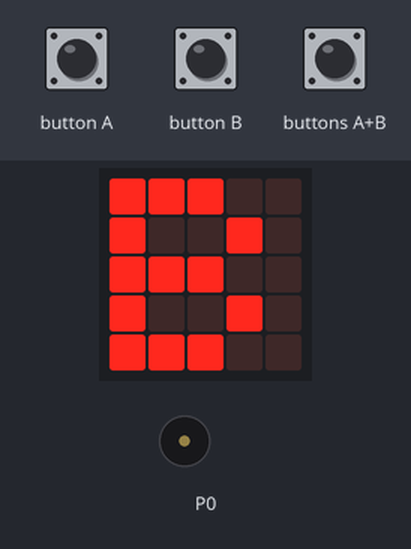
The program below on a simulated BBC micro:bit (MakeCode). On the bench: the board's 5×5 LED display, buzzer (waves = sounding). The inputs (shaded band) are chosen by the test bench.

Above: at 1.9 s.
2.0 s: button B pressed for 0.15 s
At 3.6 s:
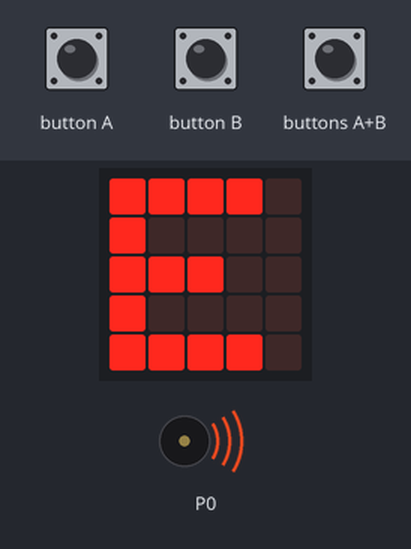
4.4 s: buttons A+B pressed for 0.15 s
At 5.5 s:
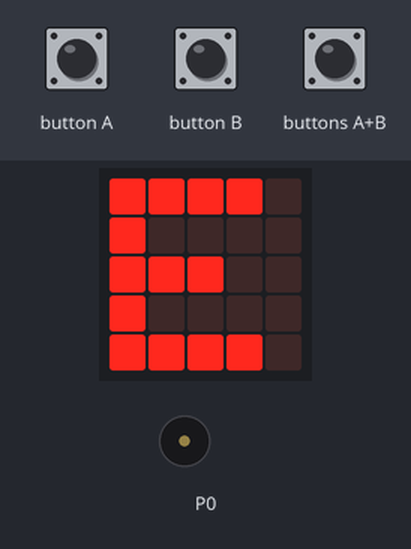
6.0 s: button A pressed for 0.15 s
At 6.7 s:
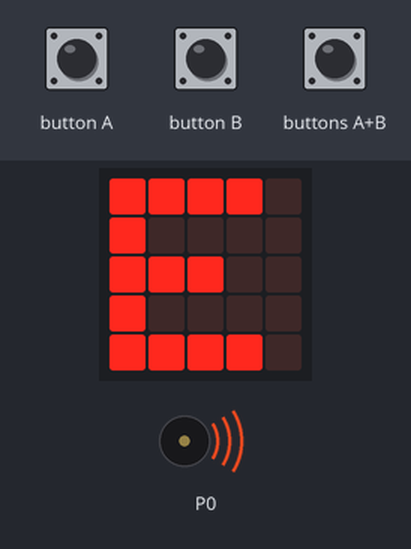
7.6 s: button B pressed 5 times (0.12 s each, 0.3 s apart)
At 9.0 s:
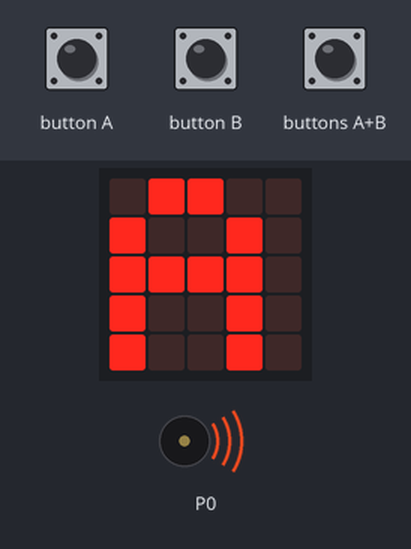
Timing chart, 0 to 13.0 s (numbered marks = the images above; inputs shaded):
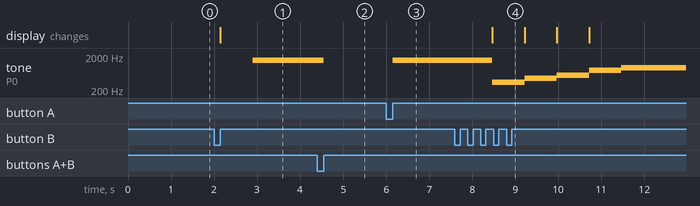

Measured:
- after the input at 2.0 s, tone on P0: silent → 1516 Hz after 0.90 s; the display: changes after 0.15 s (image 1)
- after the input at 4.4 s, tone on P0: 1516 Hz → silent after 0.15 s
- after the input at 6.0 s, tone on P0: silent → 1516 Hz after 0.15 s
- after the input at 7.6 s, tone on P0: plays 335 Hz for 0.75 s, 440 Hz for 0.75 s, 547 Hz for 0.75 s, 761 Hz for 0.75 s, 906 Hz for 1.6 s, starting after 0.87 s; the display: changes after 0.87 s (image 4)

The program:

main.ts
```typescript
input.onButtonPressed(Button.A, function () {
    music.ringTone(parseFloat(lista_frecuencias[cuerda]))
})
input.onButtonPressed(Button.AB, function () {
    music.rest(music.beat(BeatFraction.Whole))
})
input.onButtonPressed(Button.B, function () {
    if (cuerda < 5) {
        cuerda += 1
    } else {
        cuerda = 0
    }
    basic.showString("" + (lista_de_notas[cuerda]))
    music.ringTone(parseFloat(lista_frecuencias[cuerda]))
})
let lista_frecuencias: string[] = []
let lista_de_notas: string[] = []
let cuerda = 0
cuerda = 4
lista_de_notas = [
"E",
"A",
"D",
"G",
"B",
"E"
]
lista_frecuencias = [
"335",
"440",
"547",
"761",
"906",
"1516"
]
basic.showString("" + (lista_de_notas[cuerda]))
```

test.ts
```typescript
// aquí va el archivo "tests"; esto no se compilará cuando este paquete se utilice como una extensión.
```
